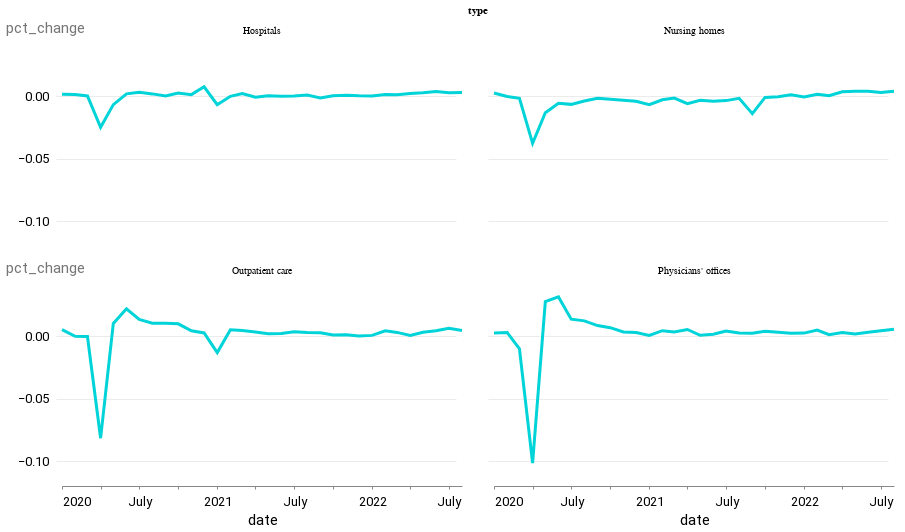

Notebook source saved alongside this figure:
### Code cell
alt.Chart(
    combined_pct_chg[combined_pct_chg["date"] >= "2020-01-01"]
).mark_line().encode(x=alt.X("date"), y=alt.Y("pct_change")).properties(
    width=400, height=200
).facet(
    facet=alt.Facet("type:O"), columns=2
)

### Figure 1 — Vega-Lite specification as saved in the notebook (floating-point values rounded to 4 significant figures)
{"config": {"view": {"width": 800, "height": 450, "strokeOpacity": 0}, "background": "#ffffff", "title": {"anchor": "start", "font": "Summit Sans", "fontColor": "palette[\"black\"]", "fontSize": 18, "fontWeight": "normal"}, "arc": {"fill": "#00d4d8"}, "area": {"fill": "#00d4d8"}, "line": {"stroke": "#00d4d8", "strokeWidth": 3}, "path": {"stroke": "#00d4d8"}, "rect": {"fill": "#00d4d8"}, "shape": {"stroke": "#00d4d8"}, "bar": {"fill": "#00d4d8"}, "point": {"stroke": "#00d4d8"}, "symbol": {"fill": "#00d4d8", "size": 30}, "axis": {"titleFont": "Roboto", "titleFontSize": 15, "titleFontWeight": "normal", "labelFont": "Roboto, sans", "labelFontSize": 13, "labelFontWeight": "normal"}, "axisX": {"labelAngle": 0, "labelPadding": 6, "tickSize": 3, "grid": false}, "axisY": {"labelBaseline": "middle", "maxExtent": 45, "minExtent": 45, "titleAlign": "left", "titleAngle": 0, "titleX": -45, "titleY": -11, "domainOpacity": 0, "gridWidth": 0.6, "gridColor": "#dddddd", "offset": 6, "tickSize": 0, "titleColor": "#767676"}, "legend": {"titleFont": "Roboto", "titleFontSize": 15, "titleFontWeight": "normal", "symbolType": "square", "labelFont": "Roboto, sans", "labelFontSize": 13}, "range": {"category": ["#005f66", "#e37e2d", "#d64a3b", "#76b0ef", "#c1bc40"], "diverging": ["#e68a4f", "#f4bb6a", "#f9e39c", "#dadfe2", "#a6b7c6", "#849eae"], "heatmap": ["#7ff6f6", "#00eeef", "#00d4d8", "#00abb2", "#00848b", "#fbf2c7", "#00363d"], "ordinal": ["#7ff6f6", "#00eeef", "#00d4d8", "#00abb2", "#00848b", "#fbf2c7", "#00363d"], "ramp": ["#7ff6f6", "#00eeef", "#00d4d8", "#00abb2", "#00848b", "#fbf2c7", "#00363d"]}}, "data": {"name": "data-9993b4f2c7d227c6c7021c3fa39e5ed6"}, "facet": {"field": "type", "type": "ordinal"}, "spec": {"mark": "line", "encoding": {"x": {"field": "date", "type": "temporal"}, "y": {"field": "pct_change", "type": "quantitative"}}, "height": 200, "width": 400}, "columns": 2, "$schema": "https://vega.github.io/schema/vega-lite/v4.17.0.json", "datasets": {"data-9993b4f2c7d227c6c7021c3fa39e5ed6": [{"date": "2020-01-01T00:00:00", "value": 2720.0, "type": "Physicians' offices", "pct_change": 0.002396}, {"date": "2020-02-01T00:00:00", "value": 2728.0, "type": "Physicians' offices", "pct_change": 0.002868}, {"date": "2020-03-01T00:00:00", "value": 2700.0, "type": "Physicians' offices", "pct_change": -0.0103}, {"date": "2020-04-01T00:00:00", "value": 2425.0, "type": "Physicians' offices", "pct_change": -0.1017}, {"date": "2020-05-01T00:00:00", "value": 2492.0, "type": "Physicians' offices", "pct_change": 0.02747}, {"date": "2020-06-01T00:00:00", "value": 2569.0, "type": "Physicians' offices", "pct_change": 0.03127}, {"date": "2020-07-01T00:00:00", "value": 2604.0, "type": "Physicians' offices", "pct_change": 0.01347}, {"date": "2020-08-01T00:00:00", "value": 2636.0, "type": "Physicians' offices", "pct_change": 0.0121}, {"date": "2020-09-01T00:00:00", "value": 2658.0, "type": "Physicians' offices", "pct_change": 0.008348}, {"date": "2020-10-01T00:00:00", "value": 2675.0, "type": "Physicians' offices", "pct_change": 0.00666}, {"date": "2020-11-01T00:00:00", "value": 2684.0, "type": "Physicians' offices", "pct_change": 0.003177}, {"date": "2020-12-01T00:00:00", "value": 2691.0, "type": "Physicians' offices", "pct_change": 0.002795}, {"date": "2021-01-01T00:00:00", "value": 2692.0, "type": "Physicians' offices", "pct_change": 0.0004831}, {"date": "2021-02-01T00:00:00", "value": 2704.0, "type": "Physicians' offices", "pct_change": 0.004271}, {"date": "2021-03-01T00:00:00", "value": 2713.0, "type": "Physicians' offices", "pct_change": 0.003291}, {"date": "2021-04-01T00:00:00", "value": 2727.0, "type": "Physicians' offices", "pct_change": 0.005197}, {"date": "2021-05-01T00:00:00", "value": 2729.0, "type": "Physicians' offices", "pct_change": 0.0005867}, {"date": "2021-06-01T00:00:00", "value": 2732.0, "type": "Physicians' offices", "pct_change": 0.001356}, {"date": "2021-07-01T00:00:00", "value": 2743.0, "type": "Physicians' offices", "pct_change": 0.003953}, {"date": "2021-08-01T00:00:00", "value": 2750.0, "type": "Physicians' offices", "pct_change": 0.002406}, {"date": "2021-09-01T00:00:00", "value": 2756.0, "type": "Physicians' offices", "pct_change": 0.002291}, {"date": "2021-10-01T00:00:00", "value": 2766.0, "type": "Physicians' offices", "pct_change": 0.003701}, {"date": "2021-11-01T00:00:00", "value": 2774.0, "type": "Physicians' offices", "pct_change": 0.003001}, {"date": "2021-12-01T00:00:00", "value": 2780.0, "type": "Physicians' offices", "pct_change": 0.002163}, {"date": "2022-01-01T00:00:00", "value": 2787.0, "type": "Physicians' offices", "pct_change": 0.002302}, {"date": "2022-02-01T00:00:00", "value": 2800.0, "type": "Physicians' offices", "pct_change": 0.004701}, {"date": "2022-03-01T00:00:00", "value": 2803.0, "type": "Physicians' offices", "pct_change": 0.001071}, {"date": "2022-04-01T00:00:00", "value": 2811.0, "type": "Physicians' offices", "pct_change": 0.002747}, {"date": "2022-05-01T00:00:00", "value": 2815.0, "type": "Physicians' offices", "pct_change": 0.00153}, {"date": "2022-06-01T00:00:00", "value": 2824.0, "type": "Physicians' offices", "pct_change": 0.00302}, {"date": "2022-07-01T00:00:00", "value": 2835.0, "type": "Physicians' offices", "pct_change": 0.004179}, {"date": "2022-08-01T00:00:00", "value": 2850.0, "type": "Physicians' offices", "pct_change": 0.005361}, {"date": "2020-01-01T00:00:00", "value": 3379.0, "type": "Nursing homes", "pct_change": 0.002433}, {"date": "2020-02-01T00:00:00", "value": 3377.0, "type": "Nursing homes", "pct_change": -0.000444}, {"date": "2020-03-01T00:00:00", "value": 3371.0, "type": "Nursing homes", "pct_change": -0.001806}, {"date": "2020-04-01T00:00:00", "value": 3244.0, "type": "Nursing homes", "pct_change": -0.03785}, {"date": "2020-05-01T00:00:00", "value": 3200.0, "type": "Nursing homes", "pct_change": -0.01341}, {"date": "2020-06-01T00:00:00", "value": 3181.0, "type": "Nursing homes", "pct_change": -0.005875}, {"date": "2020-07-01T00:00:00", "value": 3160.0, "type": "Nursing homes", "pct_change": -0.006696}, {"date": "2020-08-01T00:00:00", "value": 3147.0, "type": "Nursing homes", "pct_change": -0.004019}, {"date": "2020-09-01T00:00:00", "value": 3142.0, "type": "Nursing homes", "pct_change": -0.001779}, {"date": "2020-10-01T00:00:00", "value": 3134.0, "type": "Nursing homes", "pct_change": -0.002546}, {"date": "2020-11-01T00:00:00", "value": 3123.0, "type": "Nursing homes", "pct_change": -0.003415}, {"date": "2020-12-01T00:00:00", "value": 3110.0, "type": "Nursing homes", "pct_change": -0.004163}, {"date": "2021-01-01T00:00:00", "value": 3088.0, "type": "Nursing homes", "pct_change": -0.006913}, {"date": "2021-02-01T00:00:00", "value": 3079.0, "type": "Nursing homes", "pct_change": -0.002979}, {"date": "2021-03-01T00:00:00", "value": 3074.0, "type": "Nursing homes", "pct_change": -0.001689}, {"date": "2021-04-01T00:00:00", "value": 3055.0, "type": "Nursing homes", "pct_change": -0.006148}, {"date": "2021-05-01T00:00:00", "value": 3044.0, "type": "Nursing homes", "pct_change": -0.00347}, {"date": "2021-06-01T00:00:00", "value": 3032.0, "type": "Nursing homes", "pct_change": -0.004171}, {"date": "2021-07-01T00:00:00", "value": 3021.0, "type": "Nursing homes", "pct_change": -0.003694}, {"date": "2021-08-01T00:00:00", "value": 3015.0, "type": "Nursing homes", "pct_change": -0.001854}, {"date": "2021-09-01T00:00:00", "value": 2972.0, "type": "Nursing homes", "pct_change": -0.0141}, {"date": "2021-10-01T00:00:00", "value": 2969.0, "type": "Nursing homes", "pct_change": -0.001144}, {"date": "2021-11-01T00:00:00", "value": 2967.0, "type": "Nursing homes", "pct_change": -0.0005726}, {"date": "2021-12-01T00:00:00", "value": 2971.0, "type": "Nursing homes", "pct_change": 0.001078}, {"date": "2022-01-01T00:00:00", "value": 2968.0, "type": "Nursing homes", "pct_change": -0.0007069}, {"date": "2022-02-01T00:00:00", "value": 2973.0, "type": "Nursing homes", "pct_change": 0.001381}, {"date": "2022-03-01T00:00:00", "value": 2973.0, "type": "Nursing homes", "pct_change": 0.0002355}, {"date": "2022-04-01T00:00:00", "value": 2984.0, "type": "Nursing homes", "pct_change": 0.003431}, {"date": "2022-05-01T00:00:00", "value": 2995.0, "type": "Nursing homes", "pct_change": 0.003888}, {"date": "2022-06-01T00:00:00", "value": 3006.0, "type": "Nursing homes", "pct_change": 0.003706}, {"date": "2022-07-01T00:00:00", "value": 3015.0, "type": "Nursing homes", "pct_change": 0.002894}, {"date": "2022-08-01T00:00:00", "value": 3026.0, "type": "Nursing homes", "pct_change": 0.003848}, {"date": "2020-01-01T00:00:00", "value": 5229.0, "type": "Hospitals", "pct_change": 0.001417}, {"date": "2020-02-01T00:00:00", "value": 5236.0, "type": "Hospitals", "pct_change": 0.001243}, {"date": "2020-03-01T00:00:00", "value": 5236.0, "type": "Hospitals", "pct_change": 7.64e-05}, {"date": "2020-04-01T00:00:00", "value": 5105.0, "type": "Hospitals", "pct_change": -0.025}, {"date": "2020-05-01T00:00:00", "value": 5070.0, "type": "Hospitals", "pct_change": -0.006895}, {"date": "2020-06-01T00:00:00", "value": 5079.0, "type": "Hospitals", "pct_change": 0.001736}, {"date": "2020-07-01T00:00:00", "value": 5093.0, "type": "Hospitals", "pct_change": 0.002894}, {"date": "2020-08-01T00:00:00", "value": 5102.0, "type": "Hospitals", "pct_change": 0.001688}, {"date": "2020-09-01T00:00:00", "value": 5102.0, "type": "Hospitals", "pct_change": 7.84e-05}, {"date": "2020-10-01T00:00:00", "value": 5115.0, "type": "Hospitals", "pct_change": 0.00245}, {"date": "2020-11-01T00:00:00", "value": 5120.0, "type": "Hospitals", "pct_change": 0.001095}, {"date": "2020-12-01T00:00:00", "value": 5158.0, "type": "Hospitals", "pct_change": 0.007363}, {"date": "2021-01-01T00:00:00", "value": 5122.0, "type": "Hospitals", "pct_change": -0.00696}, {"date": "2021-02-01T00:00:00", "value": 5121.0, "type": "Hospitals", "pct_change": -0.0002343}, {"date": "2021-03-01T00:00:00", "value": 5131.0, "type": "Hospitals", "pct_change": 0.002011}, {"date": "2021-04-01T00:00:00", "value": 5126.0, "type": "Hospitals", "pct_change": -0.001033}, {"date": "2021-05-01T00:00:00", "value": 5127.0, "type": "Hospitals", "pct_change": 0.0001951}, {"date": "2021-06-01T00:00:00", "value": 5126.0, "type": "Hospitals", "pct_change": -0.0002536}, {"date": "2021-07-01T00:00:00", "value": 5126.0, "type": "Hospitals", "pct_change": 0.0}, {"date": "2021-08-01T00:00:00", "value": 5130.0, "type": "Hospitals", "pct_change": 0.0007413}, {"date": "2021-09-01T00:00:00", "value": 5122.0, "type": "Hospitals", "pct_change": -0.001579}, {"date": "2021-10-01T00:00:00", "value": 5122.0, "type": "Hospitals", "pct_change": 0.0001562}, {"date": "2021-11-01T00:00:00", "value": 5126.0, "type": "Hospitals", "pct_change": 0.0006442}, {"date": "2021-12-01T00:00:00", "value": 5126.0, "type": "Hospitals", "pct_change": 0.0001561}, {"date": "2022-01-01T00:00:00", "value": 5126.0, "type": "Hospitals", "pct_change": -5.852e-05}, {"date": "2022-02-01T00:00:00", "value": 5133.0, "type": "Hospitals", "pct_change": 0.001288}, {"date": "2022-03-01T00:00:00", "value": 5138.0, "type": "Hospitals", "pct_change": 0.0009547}, {"date": "2022-04-01T00:00:00", "value": 5147.0, "type": "Hospitals", "pct_change": 0.001908}, {"date": "2022-05-01T00:00:00", "value": 5161.0, "type": "Hospitals", "pct_change": 0.002603}, {"date": "2022-06-01T00:00:00", "value": 5180.0, "type": "Hospitals", "pct_change": 0.003682}, {"date": "2022-07-01T00:00:00", "value": 5194.0, "type": "Hospitals", "pct_change": 0.002664}, {"date": "2022-08-01T00:00:00", "value": 5208.0, "type": "Hospitals", "pct_change": 0.00283}, {"date": "2020-01-01T00:00:00", "value": 997.4, "type": "Outpatient care", "pct_change": 0.005038}, {"date": "2020-02-01T00:00:00", "value": 997.2, "type": "Outpatient care", "pct_change": -0.0002005}, {"date": "2020-03-01T00:00:00", "value": 996.8, "type": "Outpatient care", "pct_change": -0.0004011}, {"date": "2020-04-01T00:00:00", "value": 915.3, "type": "Outpatient care", "pct_change": -0.08176}, {"date": "2020-05-01T00:00:00", "value": 924.5, "type": "Outpatient care", "pct_change": 0.01005}, {"date": "2020-06-01T00:00:00", "value": 944.6, "type": "Outpatient care", "pct_change": 0.02174}, {"date": "2020-07-01T00:00:00", "value": 957.1, "type": "Outpatient care", "pct_change": 0.01323}, {"date": "2020-08-01T00:00:00", "value": 966.9, "type": "Outpatient care", "pct_change": 0.01024}, {"date": "2020-09-01T00:00:00", "value": 976.8, "type": "Outpatient care", "pct_change": 0.01024}, {"date": "2020-10-01T00:00:00", "value": 986.3, "type": "Outpatient care", "pct_change": 0.009726}, {"date": "2020-11-01T00:00:00", "value": 990.4, "type": "Outpatient care", "pct_change": 0.004157}, {"date": "2020-12-01T00:00:00", "value": 992.8, "type": "Outpatient care", "pct_change": 0.002423}, {"date": "2021-01-01T00:00:00", "value": 979.6, "type": "Outpatient care", "pct_change": -0.0133}, {"date": "2021-02-01T00:00:00", "value": 984.5, "type": "Outpatient care", "pct_change": 0.005002}, {"date": "2021-03-01T00:00:00", "value": 988.8, "type": "Outpatient care", "pct_change": 0.004368}, {"date": "2021-04-01T00:00:00", "value": 991.9, "type": "Outpatient care", "pct_change": 0.003135}, {"date": "2021-05-01T00:00:00", "value": 993.7, "type": "Outpatient care", "pct_change": 0.001815}, {"date": "2021-06-01T00:00:00", "value": 995.7, "type": "Outpatient care", "pct_change": 0.002013}, {"date": "2021-07-01T00:00:00", "value": 999.0, "type": "Outpatient care", "pct_change": 0.003314}, {"date": "2021-08-01T00:00:00", "value": 1002.0, "type": "Outpatient care", "pct_change": 0.002703}, {"date": "2021-09-01T00:00:00", "value": 1004.0, "type": "Outpatient care", "pct_change": 0.002596}, {"date": "2021-10-01T00:00:00", "value": 1005.0, "type": "Outpatient care", "pct_change": 0.0008961}, {"date": "2021-11-01T00:00:00", "value": 1006.0, "type": "Outpatient care", "pct_change": 0.0009948}, {"date": "2021-12-01T00:00:00", "value": 1006.0, "type": "Outpatient care", "pct_change": 9.938e-05}, {"date": "2022-01-01T00:00:00", "value": 1007.0, "type": "Outpatient care", "pct_change": 0.0004969}, {"date": "2022-02-01T00:00:00", "value": 1011.0, "type": "Outpatient care", "pct_change": 0.004172}, {"date": "2022-03-01T00:00:00", "value": 1014.0, "type": "Outpatient care", "pct_change": 0.002868}, {"date": "2022-04-01T00:00:00", "value": 1014.0, "type": "Outpatient care", "pct_change": 0.0003945}, {"date": "2022-05-01T00:00:00", "value": 1017.0, "type": "Outpatient care", "pct_change": 0.003056}, {"date": "2022-06-01T00:00:00", "value": 1022.0, "type": "Outpatient care", "pct_change": 0.004128}, {"date": "2022-07-01T00:00:00", "value": 1028.0, "type": "Outpatient care", "pct_change": 0.006265}, {"date": "2022-08-01T00:00:00", "value": 1033.0, "type": "Outpatient care", "pct_change": 0.004475}]}}
